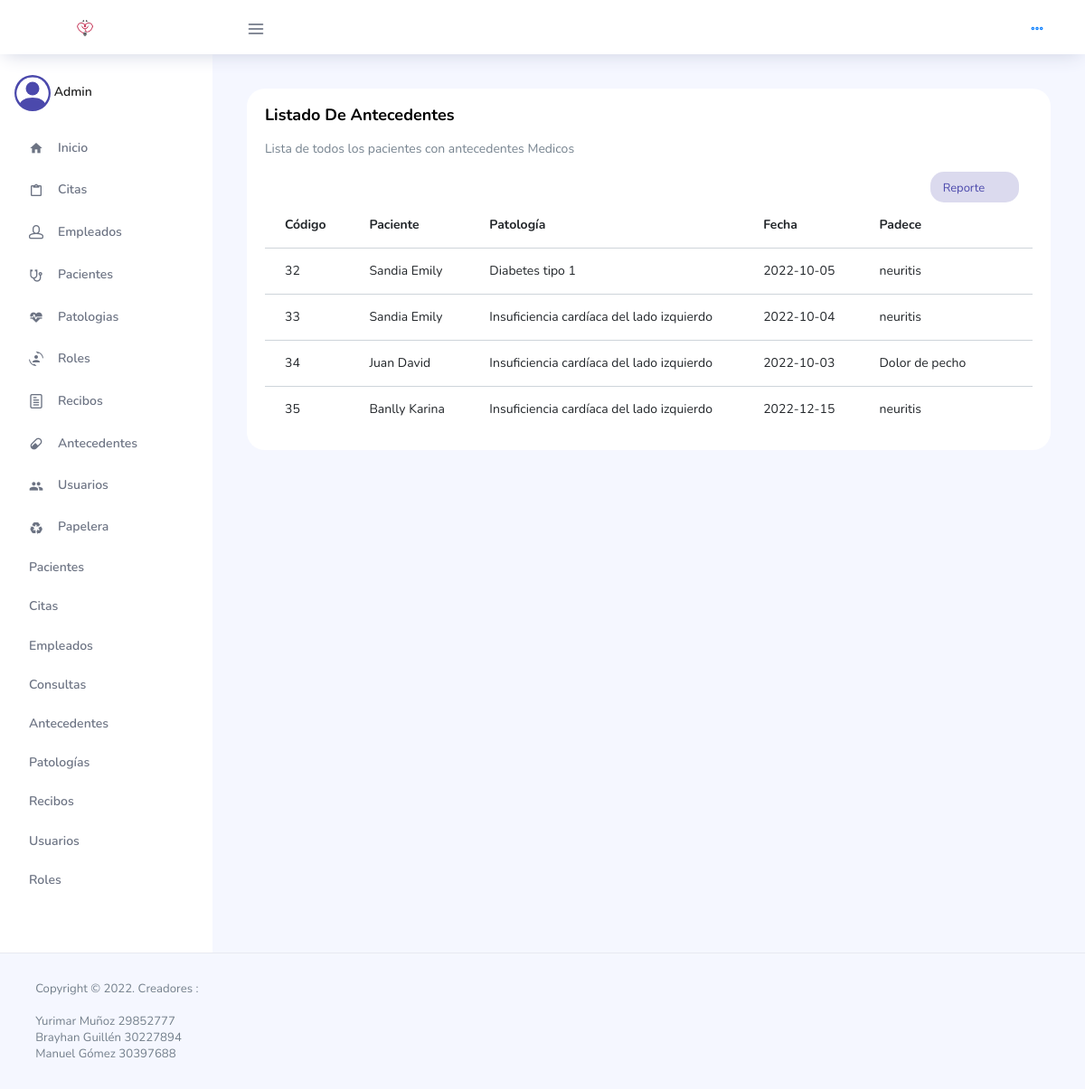
Page /show-antecedentes-general.php (signed in) on the committed database.
### tables this page shows
CREATE TABLE `antecedentes` (
  `id_antecedente` int(11) NOT NULL,
  `id_paciente` int(11) NOT NULL,
  `id_patologia` int(11) NOT NULL,
  `fecha` date NOT NULL,
  `padece` char(30) NOT NULL,
  `eliminado` int(11) NOT NULL DEFAULT 0
);

CREATE TABLE `pacientes` (
  `id_paciente` int(11) NOT NULL,
  `nombre` varchar(20) NOT NULL,
  `apellido` varchar(20) NOT NULL,
  `nacionalidad` varchar(20) NOT NULL,
  `documento_identidad` int(30) NOT NULL,
  `fecha_nacimiento` date NOT NULL,
  `telefono` bigint(20) NOT NULL,
  `sexo` varchar(10) NOT NULL,
  `direccion` varchar(50) NOT NULL,
  `numero_paciente` int(20) NOT NULL,
  `eliminado` tinyint(1) DEFAULT 0
);

CREATE TABLE `patologias` (
  `id_patologia` int(11) NOT NULL,
  `nombre_patologia` varchar(50) NOT NULL,
  `descripcion` text NOT NULL,
  `eliminado` int(11) NOT NULL DEFAULT 0
);

### controller/antecedentes.php (called while the page is built, shortened)
<?php
include("model/antecedentes.php");
$conexion = require("model/conexion.php");
$objAntecedentes = new antecedentes($conexion);
$status = empty($_REQUEST['status']) ? 0 : 1;
$show = $objAntecedentes->show($status);

### model/antecedentes.php (called while the page is built, shortened)
<?php
class antecedentes
{
    function __construct($conexion)
    {
        $this->conexion = $conexion;
    }
    public function show($status)
    {
        return $this->conexion->query("SELECT a.id_antecedente, b.nombre_patologia, a.fecha, a.padece, a.id_paciente, c.nombre
        FROM antecedentes a
        INNER JOIN patologias b ON b.id_patologia=a.id_patologia
        INNER JOIN pacientes c ON c.id_paciente=a.id_paciente
        WHERE a.eliminado = '$status'");
    }
}

### view/antecedentes-general.php (the view, shortened to what this page needs)
<body>
    <div class="main-panel">
        <div class="content-wrapper">
            <div class="row">
                <div class="col-md-12 grid-margin stretch-card">
                    <div class="card">
                        <div class="card-body">
                            <h4 class="card-title"> Listado de Antecedentes</h4>
                            <p class="card-description">
                                Lista de todos los pacientes con antecedentes Medicos
                            </p>
                            <div class="col-lg-12 d-flex justify-content-end">
                                <button type="button" onclick=" location = 'reports/report_antecedentes.php'" name="accion" class="btn btn-inverse-primary btn-icon-text  btn-sm" value="REPORT_PDF">
                                    Reporte
                                    <i class="ti-printer btn-icon-append"></i>
                                </button>
                            </div>
                            <form class="forms-sample" method="POST">
                                <div class="table-responsive">
                                    <table class="table table-hover">
                                        <thead>
                                            <tr>
                                                <th>Código</th>
                                                <th>Paciente</th>
                                                <th>Patología</th>
                                                <th>Fecha</th>
                                                <th>Padece</th>
                                            </tr>
                                        </thead>
                                        <tbody>
                                            <?php
                                            while ($antecedente = $show->fetch_object()) { ?>
                                                <tr>
                                                    <td><?= $antecedente->id_antecedente ?></td>
                                                    <td><?= $antecedente->nombre ?></td>
                                                    <td><?= $antecedente->nombre_patologia ?></td>
                                                    <td><?= $antecedente->fecha ?></td>
                                                    <td><?= $antecedente->padece ?></td>
                                                    <td>
                                                    </td>
                                                </tr>
                                            <?php }
                                            ?>
                                        </tbody>
                                    </table>
                                </div>
                            </form>
                        </div>
                    </div>
                </div>
            </div>
        </div>
    </div>

### show-antecedentes-general.php (shortened to what this page needs)
<?php
if (!isset($_SESSION['rol'])) {
    header('location: /sistema-consultorio-deysy/show-login.php');
} else {
    if ($_SESSION['rol'] == 1) {
        include('controller/pacientes.php');
        include('controller/antecedentes.php');
        include('header.php');
        include('sidebar.php');
        include('view/antecedentes-general.php');
        include('footer.php');
    }
}

### header.php (shortened to what this page needs)
<!DOCTYPE html>
<html lang="es">
<head>
  <link rel="stylesheet" href="src/vendors/feather/feather.css">
  <link rel="stylesheet" href="src/vendors/ti-icons/css/themify-icons.css">
  <link rel="stylesheet" href="src/vendors/css/vendor.bundle.base.css">
  <link rel="stylesheet" href="src/vendors/mdi/css/materialdesignicons.min.css">
  <link rel="stylesheet" href="src/vendors/select2/select2.min.css">
  <link rel="stylesheet" href="src/css/vertical-layout-light/style.css">
</head>

### sidebar.php (shortened to what this page needs)
<div class="container-scroller">
  <nav class="navbar col-lg-12 col-12 p-0 fixed-top d-flex flex-row">
    <div class="text-center navbar-brand-wrapper d-flex align-items-center justify-content-center">
      <a class="navbar-brand brand-logo mr-5" href="show-home.php"><img src="src/images/corazon.png" class="mr-" alt="logo" /></a>
    </div>
    <div class="navbar-menu-wrapper d-flex align-items-center justify-content-end">
      <button class="navbar-toggler navbar-toggler align-self-center" type="button" data-toggle="minimize">
        <span class="icon-menu"></span>
      </button>
      <ul class="navbar-nav navbar-nav-right">
        <li class="nav-item nav-profile dropdown">
          <a class="close-sesion" href="view/cerrar-sesion.php" data-toggle="dropdown" id="profileDropdown">
            <i class="icon-ellipsis"></i>
          </a>
        </li>
      </ul>
    </div>
  </nav>
  <div class="container-fluid page-body-wrapper">
    <nav class="sidebar sidebar-offcanvas" id="sidebar">
      <ul class="nav">
          <div class="fs-2 mb-3">
            Admin
          </div>
        <li class="nav-item">
          <a class="nav-link" href="show-home.php">
            <i class="mdi mdi-home menu-icon"></i>
            <span class="menu-title">Inicio</span>
          </a>
        </li>
        <li class="nav-item">
          <a class="nav-link" href="show-citas.php">
            <i class="mdi mdi-clipboard-outline menu-icon"></i>
            <span class="menu-title">Citas</span>
          </a>
        </li>
        <li class="nav-item">
          <a class="nav-link" href="show-empleados.php">
            <i class="icon-head menu-icon"></i>
            <span class="menu-title">Empleados</span>
          </a>
        </li>
        <li class="nav-item">
          <a class="nav-link" data-toggle="collapse" href="#ui-basic" aria-expanded="false" aria-controls="ui-basic">
            <i class="mdi mdi-stethoscope menu-icon"></i>
            <span class="menu-title">Pacientes</span>
            <i class="menu-arrow"></i>
          </a>
        </li>
        <li class="nav-item">
          <a class="nav-link" href="show-patologias.php">
            <i class="mdi mdi-heart-pulse menu-icon"></i>
            <span class="menu-title">Patologias</span>
          </a>
        </li>
        <li class="nav-item">
          <a class="nav-link" href="show-roles.php">
            <i class="mdi mdi-account-convert menu-icon"></i>
            <span class="menu-title">Roles</span>
          </a>
        </li>
        <li class="nav-item">
          <a class="nav-link" href="show-recibos.php">
            <i class=" icon-paper menu-icon"></i>
            <span class="menu-title">Recibos</span>
          </a>
        </li>
        <li class="nav-item">
          <a class="nav-link" href="show-antecedentes-general.php">
            <i class="mdi mdi-pill menu-icon"></i>
            <span class="menu-title">Antecedentes</span>
          </a>
        </li>
        <li class="nav-item">
          <a class="nav-link" href="show-usuarios.php">
            <i class="mdi mdi-account-multiple menu-icon"></i>
            <span class="menu-title">Usuarios</span>
          </a>
        </li>
        <li class="nav-item">
          <a class="nav-link" href="#">
            <i class="mdi mdi-recycle menu-icon"></i>
            <span class="menu-title">Papelera</span>
          </a>
        </li>
        <li class="nav-item">
          <a class="nav-link" href="show-table-pacientes-eliminados.php?status=eliminados">
            <span class="menu-title">Pacientes</span>
          </a>
        </li>
        <li class="nav-item">
          <a class="nav-link" href="show-table-citas-eliminados.php?status=eliminados">
            <span class="menu-title">Citas</span>
          </a>
        </li>
        <li class="nav-item">
          <a class="nav-link" href="show-table-empleados-eliminados.php?status=eliminados">
            <span class="menu-title">Empleados</span>
          </a>
        </li>
        <li class="nav-item">
          <a class="nav-link" href="show-table-consultas-eliminados.php?status=eliminados">
            <span class="menu-title">Consultas</span>
          </a>
        </li>
        <li class="nav-item">
          <a class="nav-link" href="show-table-antecedentes-eliminados.php?status=eliminados">
            <span class="menu-title">Antecedentes</span>
          </a>
        </li>
        <li class="nav-item">
          <a class="nav-link" href="show-table-patologias-eliminados.php?status=eliminados">
            <span class="menu-title">Patologías</span>
          </a>
        </li>
        <li class="nav-item">
          <a class="nav-link" href="show-table-recibos-eliminados.php?status=eliminados">
            <span class="menu-title">Recibos</span>
          </a>
        </li>
        <li class="nav-item">
          <a class="nav-link" href="show-table-usuarios-eliminados.php?status=eliminados">
            <span class="menu-title">Usuarios</span>
          </a>
        </li>
        <li class="nav-item">
          <a class="nav-link" href="show-table-roles-eliminados.php?status=eliminados">
            <span class="menu-title">Roles</span>
          </a>
        </li>
      </ul>
    </nav>

### footer.php (shortened to what this page needs)
</div>
</div>
<footer class="footer">
          <div class="d-sm-flex justify-content-center justify-content-sm-between">
            <span class="text-muted text-center text-sm-left d-block d-sm-inline-block"> Copyright © 2022. Creadores :</span>
          </div>
          <br>
          <div class="d-sm-flex justify-content-center justify-content-sm-between">
            <span class="text-muted text-center text-sm-left d-block d-sm-inline-block"> Yurimar Muñoz 29852777</span>
          </div>
          <div class="d-sm-flex justify-content-center justify-content-sm-between">
            <span class="text-muted text-center text-sm-left d-block d-sm-inline-block"> Brayhan Guillén 30227894</span>
          </div>
          <div class="d-sm-flex justify-content-center justify-content-sm-between">
            <span class="text-muted text-center text-sm-left d-block d-sm-inline-block"> Manuel Gómez 30397688 </span>
          </div>
        </footer>
</body>
</html>

### rows in the picture
antecedentes: id_antecedente "32", id_paciente.nombre "Sandia Emily", id_patologia.nombre_patologia "Diabetes tipo 1", fecha "2022-10-05", padece "neuritis"
antecedentes: id_antecedente "33", id_paciente.nombre "Sandia Emily", id_patologia.nombre_patologia "Insuficiencia cardíaca del lado izquierdo", fecha "2022-10-04", padece "neuritis"
antecedentes: id_antecedente "34", id_paciente.nombre "Juan David", id_patologia.nombre_patologia "Insuficiencia cardíaca del lado izquierdo", fecha "2022-10-03", padece "Dolor de pecho"
antecedentes: id_antecedente "35", id_paciente.nombre "Banlly Karina", id_patologia.nombre_patologia "Insuficiencia cardíaca del lado izquierdo", fecha "2022-12-15", padece "neuritis"
